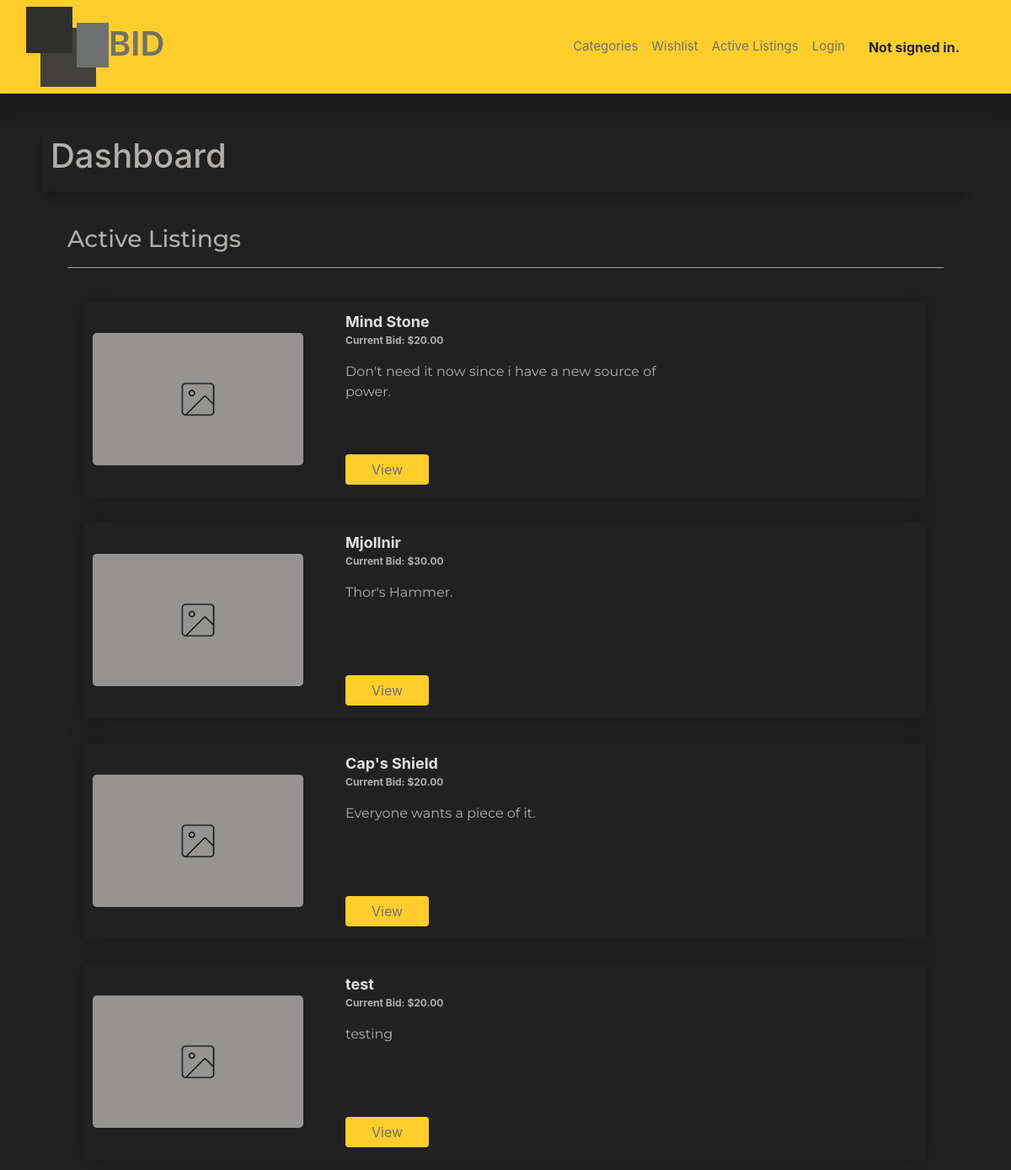
The page / on the database its author committed.
### auctions/models.py (models this page shows, shortened)
class auctionListings(models.Model):
    title = models.CharField( null=True, max_length=80)
    description = models.TextField(null=True, max_length=4000)
    startingPrice = models.FloatField(null=True,)
    imgUrl = models.URLField(max_length=200, null=True, blank=True)
    category = models.ForeignKey(categories, on_delete=models.CASCADE, null=True, related_name='all_listings')
    user = models.ForeignKey(User, null=True, on_delete=models.PROTECT, related_name='my_listings')
    topBid = models.FloatField(null=True, blank=True,)
    buyer = models.ForeignKey(User, null=True, blank=True, max_length=80, on_delete=models.PROTECT, related_name='bought_listings')
    status = models.BooleanField(null=True, default=True)
    watchers = models.ManyToManyField(User, blank=True, related_name='watching')

### auctions/views.py (the view)
# urls.py: path("", views.index, name="index"),
def index(request):
    activeListings = auctionListings.objects.all()
    return render(request, "auctions/index.html", {
        'listings': activeListings
    })

### auctions/templates/auctions/index.html
{% extends "auctions/layout.html" %}
{% load static %}
{% block body %}
    <div class='page-title dashboard'>
        <h1>Dashboard</h1>
    </div>
    <div class='title current-listings-index'>
        <h3>Active Listings</h3>
        <hr>
    </div>
    <div class= 'active-listings'>
        {% for listing in listings %}
            <div class='listing-item'>
                {%if listing.imgUrl is None %}
                <div class='listing-img'>
                    <img  src="{% static 'auctions/assets/img-placeholder.png' %}" alt='Listed Item'>
                </div>
                {% else %}
                    <div class='listing-img'>
                    <img  src='{{listing.imgUrl}}' alt='Listed Item'>
                </div>
                {% endif %}
                <div class='listing-details'>
                    <div class='listing-title'><strong>{{listing.title}}</strong></div>
                    {% if listing.topBid is None %}
                        <div class='listing-price'>
                            <strong><p>Current Bid: ${{listing.startingPrice|floatformat:2}}</p></strong>
                        </div>
                    {% else %}
                        <div class='listing-price'>
                        <strong><p>Current Bid: ${{listing.topBid|floatformat:2}}</p></strong>
                    </div>
                    {% endif %}
                    <div class='listing-description'>
                        <p>{{ listing.description|truncatechars:190 }}<p>
                    </div>
                    <a href="{% url 'listing_page' listing.id %}">
                        <button class='btn view-btn' type='submit'>View</button>
                    </a>
                </div>
            </div>
        {%endfor%}
    </div>
{% endblock %}

### auctions/templates/auctions/layout.html (shortened to what this page needs)
{% load static %}
<!DOCTYPE html>
<html lang="en">
    <head>
        <link rel="stylesheet" href="https://stackpath.bootstrapcdn.com/bootstrap/4.4.1/css/bootstrap.min.css">
        <link href="{% static 'auctions/styles.css' %}" rel="stylesheet">
    </head>
    <body>
        <nav class="navbar navbar-expand-lg navbar-light bg-light">
            <div class="container-fluid">
                <div class='logo-container'>
                    <div class='logo-item'>
                        <a href="{% url 'index' %}">
                        <img src="{% static 'auctions/assets/Bid-Logo.png' %}" alt='Brand Logo'></img></a>
                    </div>
                    <div class='logo-item'>
                        <a href="{% url 'index' %}"><h1>BID</h1></a>
                    </div>
                </div>
                <div class="collapse navbar-collapse navbar-selects" id="navbarSupportedContent">
                    <ul class="navbar-nav me-auto mb-2 mb-lg-0">
                         <li class="nav-item">
                        <a class="nav-link" href="{% url 'category_search' %}">Categories</a>
                        </li>
                         <li class="nav-item">
                        <a class="nav-link" href="{% url 'wishlist' %}">Wishlist</a>
                        </li>
                        <li class="nav-item">
                        <a class="nav-link" href="{% url 'index' %}">Active Listings</a>
                        </li>
                        {% if user.is_authenticated %}
                            <li class="nav-item">
                                <a class="nav-link" href="{% url 'create_listing' %}">Create Listing</a>
                            </li>
                            <li class="nav-item">
                                <a class="nav-link" href="{% url 'logout' %}">Log Out</a>
                            </li>
                        {% else %}
                            <li class="nav-item">
                                <a class="nav-link" href="{% url 'login' %}">Login</a>
                            </li>
                        {% endif %}
                        <li class='nav-item sign-in-message'>
                            {% if user.is_authenticated %}
                                Welcome, <strong>{{ user.username }}</strong>.
                            {% else %}
                                <strong>Not signed in.</strong>
                            {% endif %}
                        </li>
                    </ul>
                </div>
            </div>
        </nav>
        {% block body %}
        {% endblock %}
    </body>
</html>

### auctions/static/auctions/styles.css (style rules this page uses)
body { background: #212121; color: #B2AFAC; }
hr { background: #B2AFAC; }
.title { margin: 0 80px; font-family: 'Montserrat', sans-serif; }
.page-title { margin: 0 50px; padding: 10px; box-shadow: 0 10px 10px 0px rgba(0,0,0,.2); }
.bg-light { background-color: #FFCE2B!important; }
.btn { padding: 5px 30px!important; margin-bottom: 20px; background: #FFCE2B!important; color: #707070!important; }
.logo-item a h1 { font-weight: 600; }
.logo-container { display: flex; align-items: center; }
.logo-item a { color: #707070; text-decoration: none; }
.navbar { margin-bottom: 40px; box-shadow: 0 0 30px 30px rgba(0,0,0,.2); }
.navbar-brand h1, .nav-link { color: #707070; }
.navbar-selects { display: flex; justify-content: flex-end; margin-right: 50px; }
.nav-link { color: #707070!important; font-size: 15px; }
.sign-in-message { color: #212121; position: relative; top: 8px; left: 20px; }
.active-listings { margin: 40px 100px; display: flex; flex-direction: column; }
.current-listings-index { margin-top: 40px; }
.listing-description { font-family: 'Montserrat', sans-serif; width: 400px; height: 90px; }
.listing-item { display: flex; padding: 10px; box-shadow: 0 0 20px 5px rgba(0,0,0,.2); margin-bottom: 30px; }
.listing-details { margin-left: 50px; }
.listing-img { align-self: center; }
.listing-img img { max-width: 250px; border-radius: 5px; }
.listing-price { font-size: 12px; }
.listing-title { font-size: 18px; color: rgb(226, 225, 225); }
.view-btn { margin: 20px 0 5px 0; }

### rows shown on the page
auctionListings: title "Mind Stone", startingPrice "20.00", description "Don't need it now since i have a new source of power."
auctionListings: title "Mjollnir", startingPrice "30.00", description "Thor's Hammer."
auctionListings: title "Cap's Shield", startingPrice "20.00", description "Everyone wants a piece of it."
auctionListings: title "test", startingPrice "20.00", description "testing"
